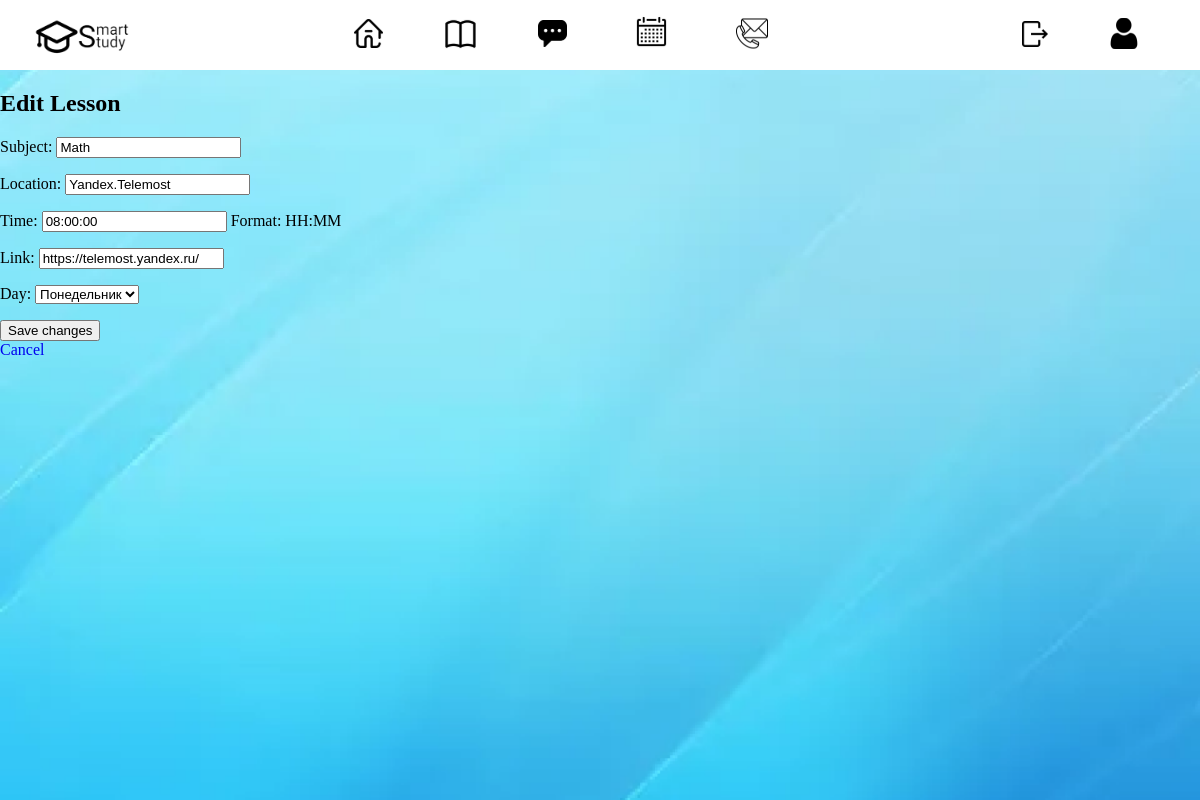
Page /lesson/1/edit/ on the committed database.
### users/models.py (models this page shows, shortened)
class Lesson(models.Model):
    subject = models.CharField(max_length=100)
    location = models.CharField(max_length=100)
    time = models.TimeField(help_text="Format: HH:MM")
    link = models.URLField(blank=True, null=True)
    day = models.ForeignKey(Day, on_delete=models.CASCADE)

### Djangoapp/views.py (the view)
# urls.py: path('lesson/<int:pk>/edit/', lesson_edit, name='lesson_edit'),
def lesson_edit(request, pk):
    lesson = get_object_or_404(Lesson, pk=pk)
    if request.method == "POST":
        form = LessonForm(request.POST, instance=lesson)
        if form.is_valid():
            lesson = form.save()
            return redirect('lesson_detail', pk=lesson.pk)
    else:
        form = LessonForm(instance=lesson)
    return render(request, 'Schedule/lesson_edit.html', {'form': form})

### users/forms.py
class LessonForm(forms.ModelForm):
    class Meta:
        model = Lesson
        fields = ['subject', 'location', 'time', 'link', 'day']
    widgets = {
        'time': forms.TimeInput(attrs={'type': 'time'}),}

### users/models.py (called while the page is built)
    def __str__(self):
        return self.name

### Djangoapp/templates/Schedule/lesson_edit.html (shortened to what this page needs)
{% extends 'Djangoapp/layout.html' %}
{% block content %}
  <h2>Edit Lesson</h2>
  <form method="post" class="lesson-form">
    {{ form.as_p }}
    <button type="submit">Save changes</button>
  </form>
  <a href="{% url 'lesson_list' %}">Cancel</a>
{% endblock %}

### Djangoapp/static/Djangoapp/css/Djangoapp.css (style rules this page uses)
body { height: 100vh; margin: 0; padding: 0; overflow: hidden; }
a { text-decoration: none }

### rows in the picture
Lesson: subject "Math", location "Yandex.Telemost", time "08:00:00", link "https://telemost.yandex.ru/", day "Понедельник"
